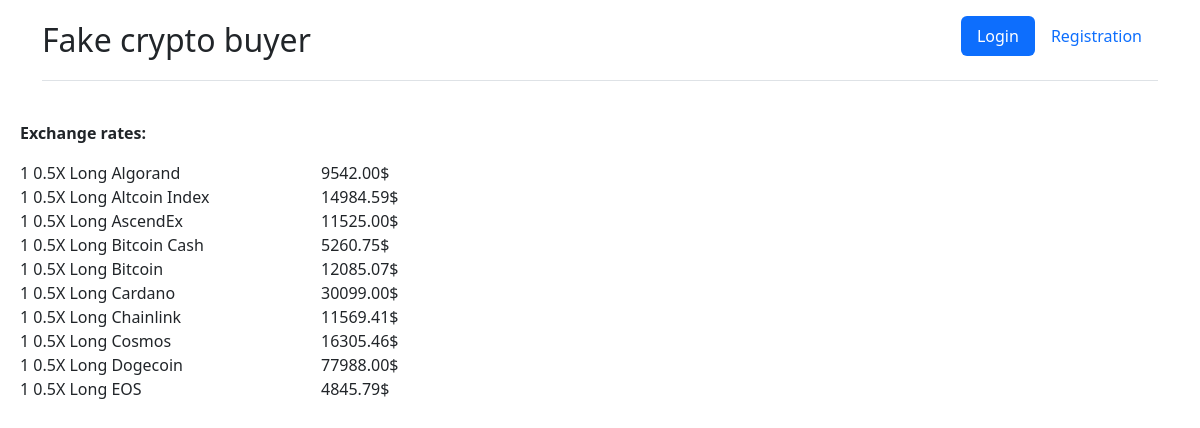
The page / on the database its author committed.
### fakecryptobuyerApp/models.py (models this page shows, shortened)
class CryptoData(models.Model):
    crypto_name = models.CharField(max_length=100, unique=True, primary_key=True, verbose_name = "id name of cryptocurrency") #also a PK
    cost = models.DecimalField(max_digits=10, decimal_places=2, verbose_name = "cost of cryptocurrency")
    human_name = models.CharField(max_length=50, unique=True,  verbose_name = "humanazed name of cryptocurrency") #readable name

### fakecryptobuyerApp/views.py (the view)
# urls.py: path('', views.main_page, name ='main'),
def main_page(request):
    context = CryptoData.objects.all()[1:11]
    if request.user.is_authenticated:
        user_pocket = CustomUser.objects.get(id=request.user.id).pocket.values() #list of items from current user's pocket
        for crypto_item in user_pocket: #every item is a dict {name of item: {readable name: value, quantity: value, an amount of money spent for this item: value} }
            item_quantity = float(crypto_item['quantity']) #get quantity of item as a float number
            item_cost = float(CryptoData.objects.get(human_name = crypto_item['readable_name']).cost) #get actual price for the item
            crypto_item.update({"total_cost": str(round(item_quantity * item_cost, 2))}) #adding current total cost for every item because I didn't store this value in database
        return render(request, 'fakecryptobuyerApp/main.html', {"context": context, "user_pocket": user_pocket}) #now we can see how much user has spent for every item and current cost
    else:
        return render(request, 'fakecryptobuyerApp/main.html', {"context": context}) #if user is not autentificated we just see current exchange rates

### fakecryptobuyerApp/templates/fakecryptobuyerApp/main.html (shortened to what this page needs)
{% load static %}
<html>
    <head>
        <link rel="stylesheet" href="https://cdn.jsdelivr.net/npm/bootstrap@5.2.0-beta1/dist/css/bootstrap.min.css">
    </head>
    <body>
    <div class="container">
        <header class="d-flex flex-wrap justify-content-center py-3 mb-4 border-bottom">
        <a href="/" class="d-flex align-items-center mb-3 mb-md-0 me-md-auto text-dark text-decoration-none">
        <span class="fs-2">Fake crypto buyer</span>
      </a>
      <ul class="nav nav-pills">
          {% if user.is_authenticated %}
          <span class="navbar-text" style="margin-right: 50px; margin-left: 50px;">
           Hello, {{user.first_name}}
          </span>
        <li class="nav-item"><a href="{% url 'logout' %}" class="nav-link active" aria-current="page">Logout</a></li>
          {% else %}
        <li class="nav-item"><a href="{% url 'login' %}" class="nav-link active">Login</a></li>
        <li class="nav-item"><a href="{% url 'registration' %}" class="nav-link">Registration</a></li>
          {% endif %}
      </ul>
    </header>
    </div>
    {% block rates %}
        <div class="bd-example" style="margin-left: 20px; margin-top: 40px;">
            <b>Exchange rates:</b>
        <p class="display-1">
        <div class="row mb-3">
            {% for i in context %}
      <div class="col-md-3 themed-grid-col">1 {{ i.human_name }}</div>
            <div class="col-md-8 themed-grid-col">{{ i.cost }}$</div>
            {% endfor %}
            {% endblock %}
            </p>
    </div>
    </body>
</html>

### rows shown on the page
CryptoData: human_name "0.5X Long Algorand", cost "9542.00"
CryptoData: human_name "0.5X Long Altcoin Index", cost "14984.59"
CryptoData: human_name "0.5X Long AscendEx", cost "11525.00"
CryptoData: human_name "0.5X Long Bitcoin Cash", cost "5260.75"
CryptoData: human_name "0.5X Long Bitcoin", cost "12085.07"
CryptoData: human_name "0.5X Long Cardano", cost "30099.00"
CryptoData: human_name "0.5X Long Chainlink", cost "11569.41"
CryptoData: human_name "0.5X Long Cosmos", cost "16305.46"
CryptoData: human_name "0.5X Long Dogecoin", cost "77988.00"
CryptoData: human_name "0.5X Long EOS", cost "4845.79"
